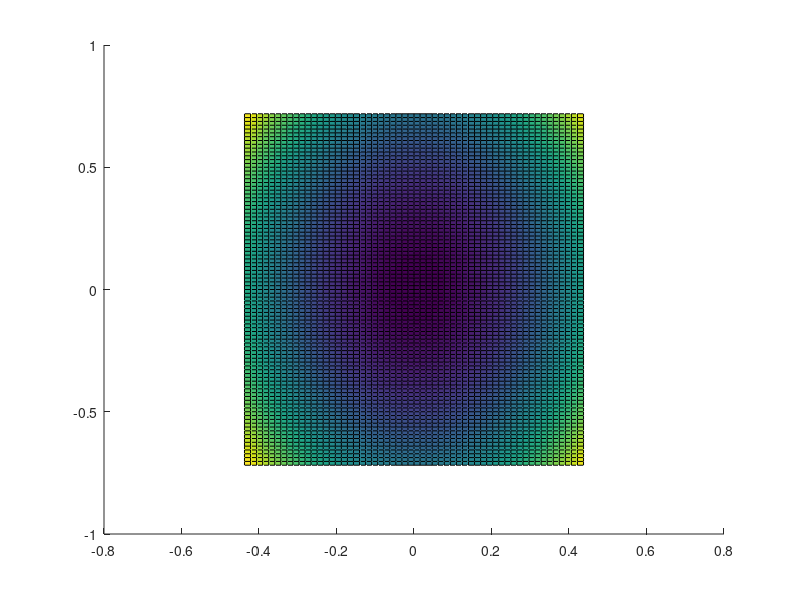

Write MATLAB code to recreate this figure. (Note: this script raises an error after producing the figure.)
% Modeling the distance function from a 3D query point to a paraboloid.
a = 4; b = 1;		% Paraboloid coefficients.
p = [0.5,0.5,0.5];	% Query point.

% The paraboloid.
f = @(u,v) a*u.^2 + b*v.^2;

% The distance function.
D = @(u,v) 0.5 * ((u-p(1)).^2 + (v-p(2)).^2 + (a*u.^2 + b*v.^2 - p(3)).^2);

cellsPerUnitLengh = 64;
h = 1/cellsPerUnitLengh;

% Finding how far to go in the half-axes to get a lower bound on the
% maximum height in Q(u,v) = a*u^2 + b*v^2.
d = 0.5;			% Domain is [-d, d]^3.
r = (d+h/2) * sqrt(3);	% Radius of circumscribing circle (containing the domain cube).
hu = 0.5 * (-1/a + sqrt(a^(-2) + 4*r^2));		% Expected min height along u axis (for v=0).
mu = ceil(sqrt(hu / a)/h)*h;
hv = 0.5 * (-1/b + sqrt(b^(-2) + 4*r^2));		% Expected min height along v axis (for u=0).
mv = ceil(sqrt(hv / b)/h)*h;

t = linspace( 0, 2*pi, 100 );

[U,V] = meshgrid( linspace( -mu, mu, 2*mu/h + 1 ), linspace( -mv, mv, 2*mv/h + 1 ) );
Z = f( U, V );
figure;
hold on;
surf(U, V, Z);
% plot3(p(1), p(2), p(3), "o");
% pStar = [0.311190426, 0.434147127, f(0.311190426, 0.434147127)];
% plot3(pStar(1), pStar(2), pStar(3), "o");
% plot3([p(1), pStar(1)], [p(2), pStar(2)], [p(3), pStar(3)], "-");
plot3(r*cos(t), zeros(length(t)), r*sin(t), "b-");			% Circle on xz plane.
plot3(zeros(length(t)), r*cos(t), r*sin(t), "r-");			% Circle on yz plane.
xlabel( "x" );
ylabel( "y" );
zlabel( "z" );
axis equal;
% xlim([-0.5, 0.5]);
% ylim([-0.5, 0.5]);
% zlim([-0.5, 0.5]);

% A cube representing the domain.
s = -pi : pi/2 : pi;                                % Define corners.
ph = pi/4;                                          % Define angular prientation ('phase').
x = d*[cos(s+ph); cos(s+ph)]/cos(ph);
y = d*[sin(s+ph); sin(s+ph)]/sin(ph);
z = d*[-ones(size(s)); ones(size(s))];
beta = pi/4;
Rot = [cos(beta), -sin(beta), 0; sin(beta), cos(beta), 0; 0, 0, 1];
% Rot = [cos(beta), 0, sin(beta); 0, 1, 0; -sin(beta), 0, cos(beta)] * Rot;
% Rot = [1, 0, 0; 0, cos(beta), -sin(beta); 0, sin(beta), cos(beta)] * Rot;
% Rot = eye(3);
corners1 = Rot*[x(1,:);y(1,:);z(1,:)];
corners2 = Rot*[x(2,:);y(2,:);z(2,:)];
corners = [corners1; corners2] + h/2;				% Max offset added.
surf( corners([1,4],:), corners([2,5],:), corners([3,6],:), 'FaceColor', 'm', 'FaceAlpha', 0.15 )	% Plot cube domain.
patch( corners([1,4],:)', corners([2,5],:)', corners([3,6],:)', 'm', 'FaceAlpha', 0.3 )

title( "Paraboloid" );
rotate3d on;
grid on;
hold off;

% Z = D( U, V );
% figure;
% hold on;
% surf(U, V, Z);
% xlabel( "x" );
% ylabel( "y" );
% zlabel( "z" );
% axis equal;
% zlim([-0.5, 1.5]);
% title( "Distance function" );
% rotate3d on;
% grid on;
% hold off;